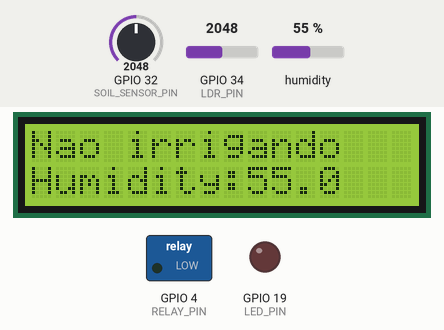
A sketch run on a simulated ESP32. On the bench: 16×2 character LCD, switched loads named in the sketch (green lamp = pin HIGH), output pins drawn as LEDs (lit = HIGH). The inputs (shaded band) are chosen by the test bench; at power-on: GPIO 34 (LDR_PIN) = 2048, GPIO 32 (SOIL_SENSOR_PIN) = 2048, humidity 55 %. What the sketch prints to the serial monitor is not drawn.

Above: at 3.2 s.
3.3 s: GPIO 34 (LDR_PIN) set to 1944
At 9.0 s:
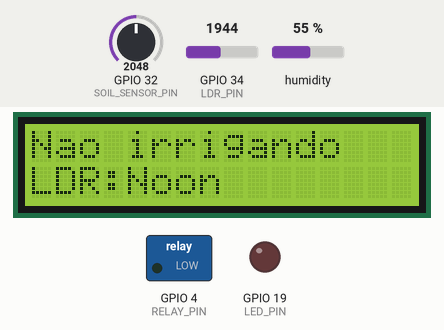
9.7 s: GPIO 32 (SOIL_SENSOR_PIN) set to 109
At 15.3 s:
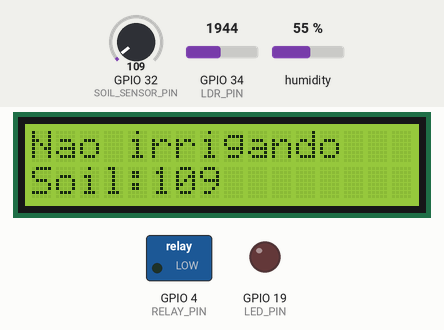
17.3 s: GPIO 32 (SOIL_SENSOR_PIN) set to 94
At 23.8 s:
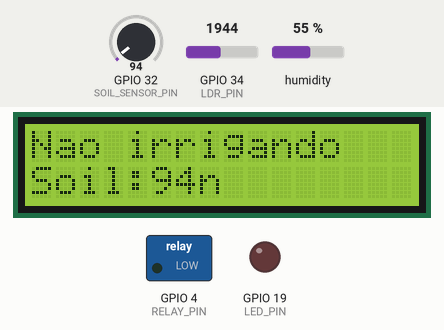
26.4 s: GPIO 34 (LDR_PIN) set to 3040
At 32.1 s:
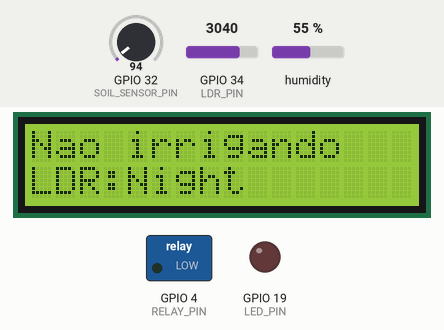
36.4 s: humidity set to 42 %
At 39.7 s:
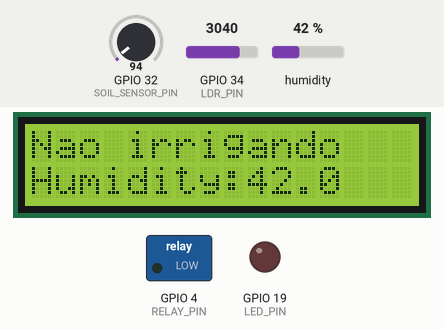
41.8 s: humidity set to 38 %
At 43.6 s:
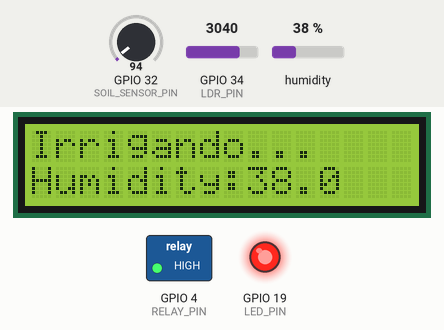
Timing chart, 0 to 45.1 s (numbered marks = the images above; inputs shaded):
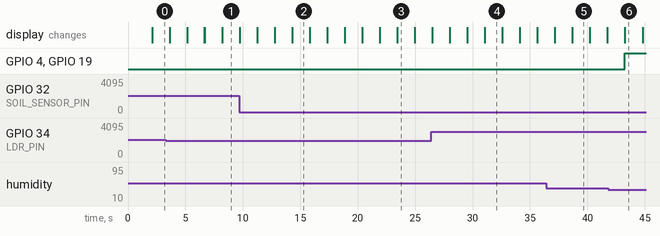

Measured:
- the behaviour switches between 2001 and 2000 on GPIO 34 (LDR_PIN) (found by bisection; images 0 and 1)
- the behaviour switches between 100 and 99 on GPIO 32 (SOIL_SENSOR_PIN) (found by bisection; images 2 and 3)
- the behaviour switches between 40 and 39 % on humidity (found by bisection; images 5 and 6)
- after the input at 3.3 s, the display: first differs from a run without the input after 4.9 s (image 1)
- after the input at 17.3 s, the display: first differs from a run without the input after 6.1 s (image 3)
- after the input at 26.4 s, the display: first differs from a run without the input after 4.7 s (image 4)
- after the input at 41.8 s, GPIO 4 (RELAY_PIN), GPIO 19 (LED_PIN): LOW → HIGH after 1.4 s; the display: first differs from a run without the input after 1.5 s (image 6)

The sketch:

main.ino
```cpp
#include <DHTesp.h>
#include <LiquidCrystal_I2C.h>

// Pin definitions
#define DHT_PIN   15   // DHT22 data pin
#define LED_PIN   19   // Status LED
#define RELAY_PIN 4    // Relay input
#define LDR_PIN   34   // LDR analog input
#define SOIL_SENSOR_PIN 32 // Soil sensor analog input (matches Wokwi diagram)

DHTesp dht;
LiquidCrystal_I2C lcd(0x27, 16, 2); // LCD I2C address 0x27, 16 columns, 2 rows

void setup() {
  Serial.begin(115200);
  dht.setup(DHT_PIN, DHTesp::DHT22);

  pinMode(LED_PIN, OUTPUT);
  pinMode(RELAY_PIN, OUTPUT);
  pinMode(LDR_PIN, INPUT);

  lcd.init();
  lcd.backlight();
  lcd.clear();
  lcd.setCursor(0, 0);
  lcd.print("FarmTech Fase 4");
  delay(2000);
  lcd.clear();
}

void loop() {
  // Read sensors
  float humidity = dht.getHumidity();
  uint16_t ldrValue = analogRead(LDR_PIN);
  uint16_t soilMoisture = analogRead(SOIL_SENSOR_PIN);
  // Determine daylight status based on LDR value
  const char* daylightStatus;
  if (ldrValue > 3000) {
    daylightStatus = "Night";
  } else if (ldrValue > 2000) {
    daylightStatus = "Morning";
  } else {
    daylightStatus = "Noon";
  }

  // Print readings
  Serial.printf(
    "Umid: %.1f%% | LDR: %d (%s) | SoilMoist: %d\n",
    humidity, ldrValue, daylightStatus, soilMoisture
  );

  // Irrigation logic:
  bool ldrValid = (ldrValue > 1000 && ldrValue < 3000);
  bool soilMoistureValid = (soilMoisture < 2000); // Example threshold, adjust as needed

  if (humidity < 40.0 && soilMoistureValid && (strcmp(daylightStatus, "Morning") == 0 || strcmp(daylightStatus, "Night") == 0)) {
    digitalWrite(RELAY_PIN, HIGH);
    digitalWrite(LED_PIN, HIGH);
    Serial.println("IRRIGANDO: Condições atendidas (umidade < 40%, solo seco, manhã ou noite)");
    lcd.setCursor(0, 0);
    lcd.print("Irrigando...     ");
  } else {
    digitalWrite(RELAY_PIN, LOW);
    digitalWrite(LED_PIN, LOW);
    Serial.println("NÃO IRRIGANDO: Condições não atendidas");
    lcd.setCursor(0, 0);
    lcd.print("Nao irrigando   ");
  }

  // Display sensor values on LCD
  lcd.setCursor(0, 1);
  lcd.print("Humidity:");
  lcd.print(humidity, 1);

  delay(1500); // Keep status visible for 2 seconds

  lcd.setCursor(0, 1);
  lcd.print("                "); // Clear line

  lcd.setCursor(0, 1);
  lcd.print("LDR:");
  lcd.print(daylightStatus);

  delay(1500); // Delay before showing soil moisture

  lcd.setCursor(0, 1);
  lcd.print("Soil:");
  lcd.print(soilMoisture);

  delay(1500); // Delay before showing LDR

  lcd.setCursor(0, 1);
  lcd.print("    "); // Clear part of line

}
```
